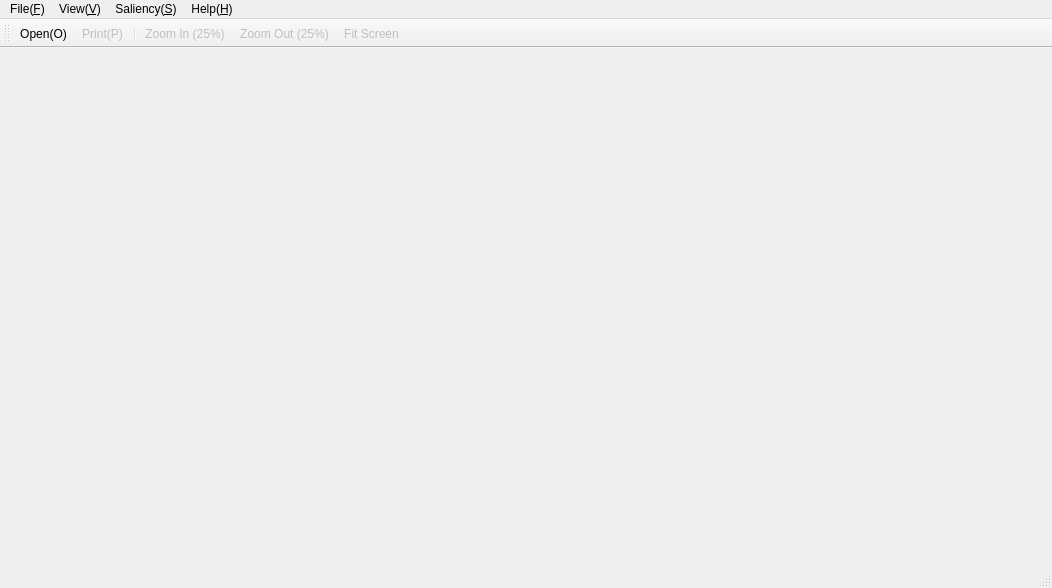
<?xml version="1.0" encoding="UTF-8"?>
<ui version="4.0">
 <class>MainWindow</class>
 <widget class="QMainWindow" name="MainWindow">
  <property name="geometry">
   <rect>
    <x>0</x>
    <y>0</y>
    <width>1052</width>
    <height>588</height>
   </rect>
  </property>
  <property name="windowTitle">
   <string>SARATR</string>
  </property>
  <widget class="QWidget" name="centralWidget"/>
  <widget class="QToolBar" name="mainToolBar">
   <attribute name="toolBarArea">
    <enum>TopToolBarArea</enum>
   </attribute>
   <attribute name="toolBarBreak">
    <bool>false</bool>
   </attribute>
   <addaction name="actionOpen_O"/>
   <addaction name="actionPrint_S"/>
   <addaction name="separator"/>
   <addaction name="actionZoom_In"/>
   <addaction name="actionZoom_Out"/>
   <addaction name="actionFit_Screen"/>
  </widget>
  <widget class="QStatusBar" name="statusBar"/>
  <widget class="QMenuBar" name="menuBar">
   <property name="geometry">
    <rect>
     <x>0</x>
     <y>0</y>
     <width>1052</width>
     <height>23</height>
    </rect>
   </property>
   <widget class="QMenu" name="menu_F">
    <property name="title">
     <string>File(&amp;F)</string>
    </property>
    <addaction name="actionOpen_O"/>
    <addaction name="actionPrint_S"/>
    <addaction name="separator"/>
    <addaction name="actionQuit_Q"/>
   </widget>
   <widget class="QMenu" name="menu_E">
    <property name="title">
     <string>View(&amp;V)</string>
    </property>
    <addaction name="actionZoom_In"/>
    <addaction name="actionZoom_Out"/>
    <addaction name="actionNormal_Size"/>
    <addaction name="actionFit_Screen"/>
    <addaction name="separator"/>
    <addaction name="actionROI"/>
   </widget>
   <widget class="QMenu" name="menuHelp_H">
    <property name="title">
     <string>Help(&amp;H)</string>
    </property>
    <addaction name="actionAbout"/>
   </widget>
   <widget class="QMenu" name="menuSaliency">
    <property name="title">
     <string>Saliency(&amp;S)</string>
    </property>
   </widget>
   <addaction name="menu_F"/>
   <addaction name="menu_E"/>
   <addaction name="menuSaliency"/>
   <addaction name="menuHelp_H"/>
  </widget>
  <action name="actionOpen_O">
   <property name="icon">
    <iconset resource="mainwindow.qrc">
     <normaloff>:/res/imgs/open.png</normaloff>:/res/imgs/open.png</iconset>
   </property>
   <property name="text">
    <string>Open(&amp;O)</string>
   </property>
  </action>
  <action name="actionPrint_S">
   <property name="enabled">
    <bool>false</bool>
   </property>
   <property name="icon">
    <iconset resource="mainwindow.qrc">
     <normaloff>:/res/imgs/print.png</normaloff>:/res/imgs/print.png</iconset>
   </property>
   <property name="text">
    <string>Print(&amp;P)</string>
   </property>
  </action>
  <action name="actionQuit_Q">
   <property name="text">
    <string>Quit(&amp;Q)</string>
   </property>
  </action>
  <action name="actionZoom_In">
   <property name="enabled">
    <bool>false</bool>
   </property>
   <property name="icon">
    <iconset resource="mainwindow.qrc">
     <normaloff>:/res/imgs/zoom-in.png</normaloff>:/res/imgs/zoom-in.png</iconset>
   </property>
   <property name="text">
    <string>Zoom In (25%)</string>
   </property>
  </action>
  <action name="actionZoom_Out">
   <property name="enabled">
    <bool>false</bool>
   </property>
   <property name="icon">
    <iconset resource="mainwindow.qrc">
     <normaloff>:/res/imgs/zoom-out.png</normaloff>:/res/imgs/zoom-out.png</iconset>
   </property>
   <property name="text">
    <string>Zoom Out (25%)</string>
   </property>
  </action>
  <action name="actionFit_Screen">
   <property name="checkable">
    <bool>true</bool>
   </property>
   <property name="enabled">
    <bool>false</bool>
   </property>
   <property name="icon">
    <iconset resource="mainwindow.qrc">
     <normaloff>:/res/imgs/zoom.png</normaloff>:/res/imgs/zoom.png</iconset>
   </property>
   <property name="text">
    <string>Fit Screen</string>
   </property>
  </action>
  <action name="actionNormal_Size">
   <property name="enabled">
    <bool>false</bool>
   </property>
   <property name="text">
    <string>Normal Size</string>
   </property>
  </action>
  <action name="actionAbout">
   <property name="text">
    <string>About</string>
   </property>
  </action>
  <action name="actionROI">
   <property name="text">
    <string>ROI</string>
   </property>
  </action>
 </widget>
 <layoutdefault spacing="6" margin="11"/>
 <resources>
  <include location="mainwindow.qrc"/>
 </resources>
 <connections/>
</ui>
